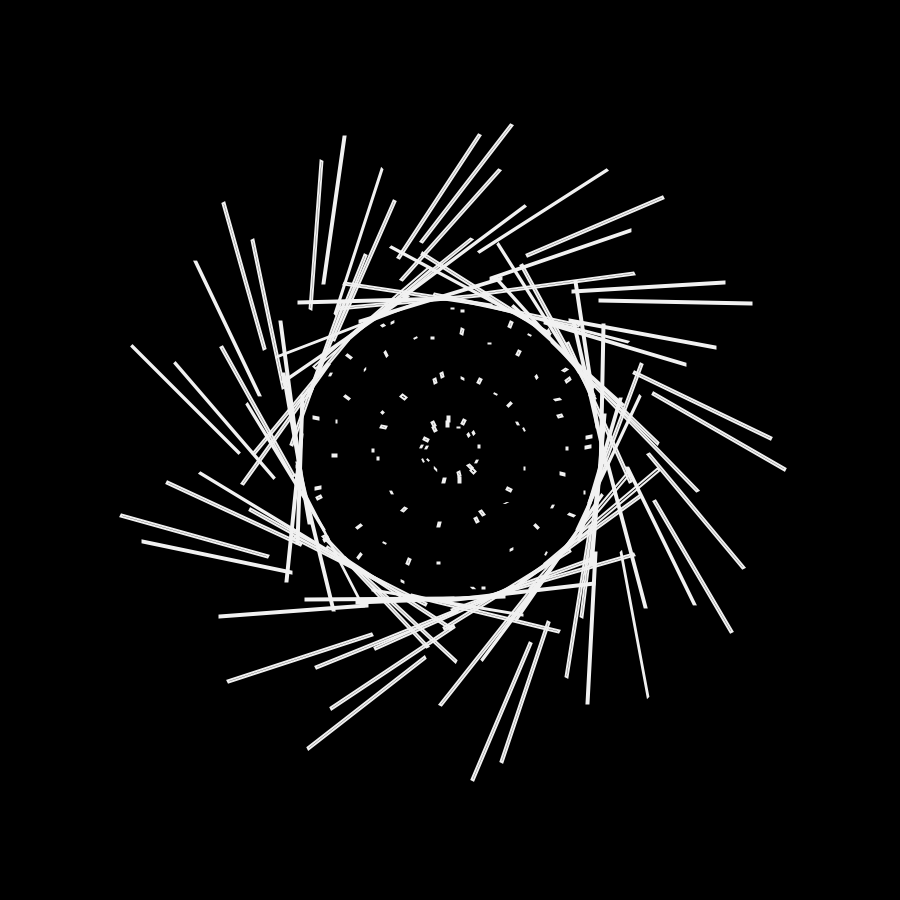
Frame 1 (no input)
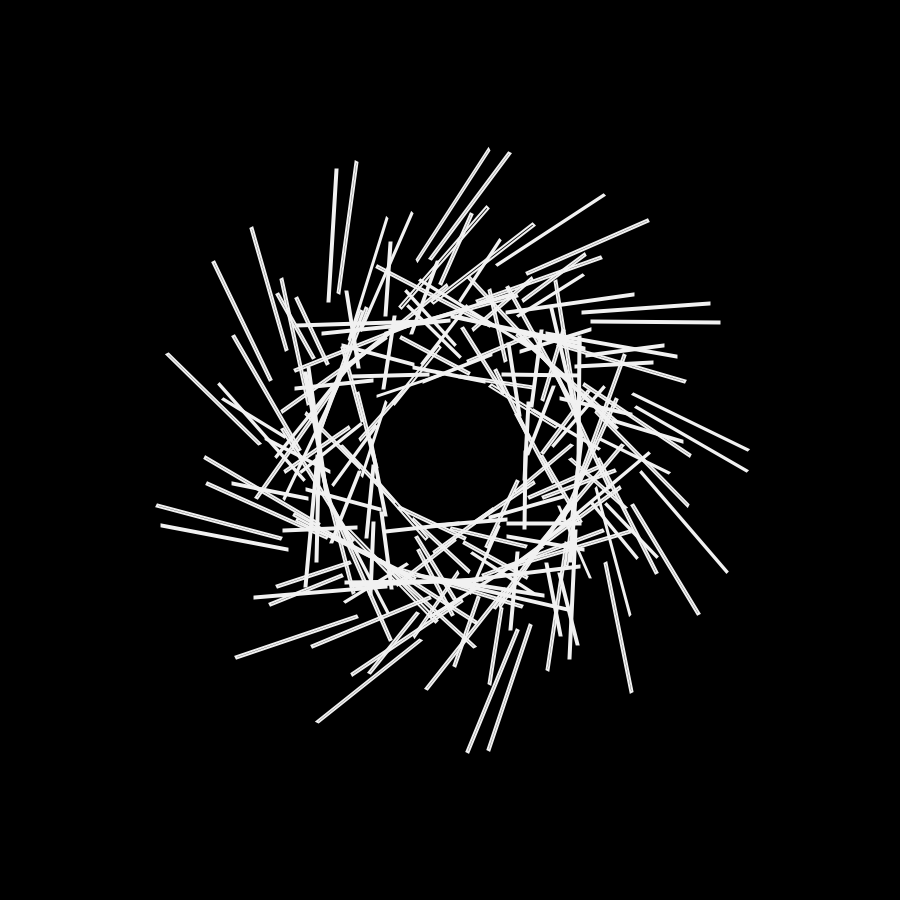
Frame 60 (the mouse pressed at the canvas centre just before this capture)
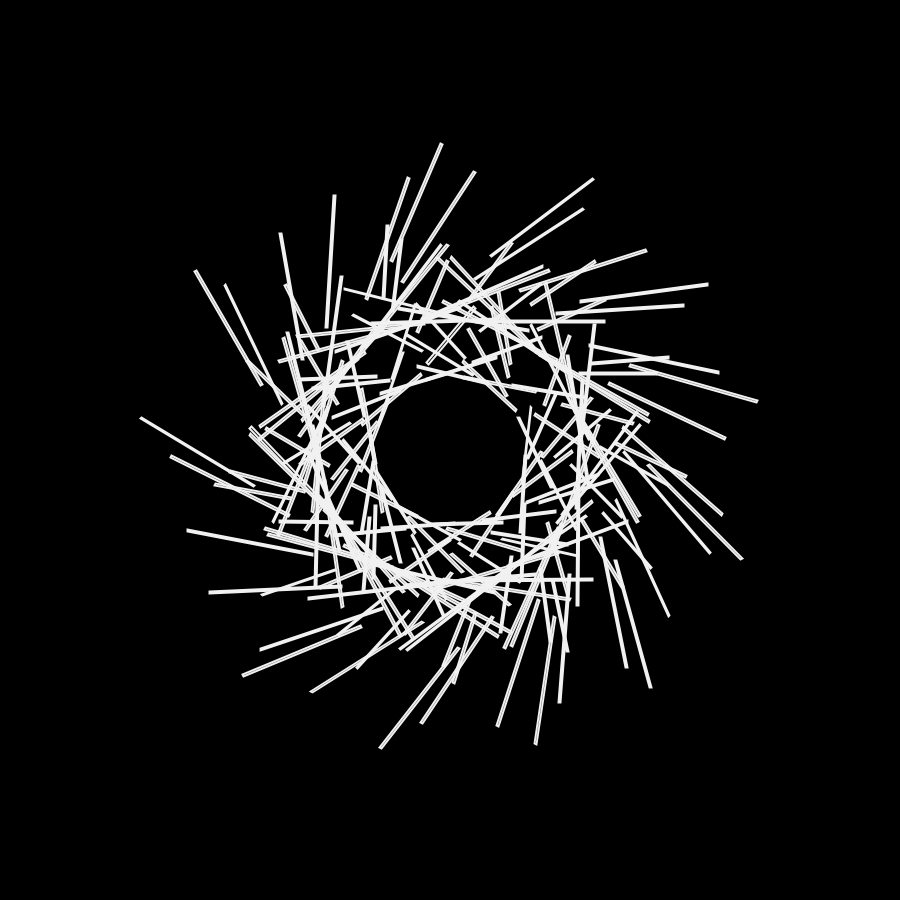
Frame 120 (the mouse held since frame 60 and released just before this capture)

The Processing sketch that drew these frames (run headless with seeded random() and noise(); from frame 60 on, the mouse is pressed at the canvas centre):

// Processing sketch: sketch_04_01_wavefigure
// ── sketch_04_01_wavefigure.pde
color bg = #000000;
color fg = #f1f1f1;

void setup() {
  size(900, 900);
  background(bg);
  frameRate(15);
}

void draw() {
  background(bg);
  translate(width/2, height/2);

  float amount = 200;
  float magnitude = 750;

  stroke(fg);
  strokeWeight(2);
  noFill();

  for (int i = 0; i < amount; i++) {
    float wave1 = sin(radians(frameCount + i * 450)) * magnitude/5;
    float wave2 = cos(radians(frameCount + i * 250)) * magnitude/5;
    rotate(2);
    rect(wave1, wave2, 2, 2+wave1);
  }
}
